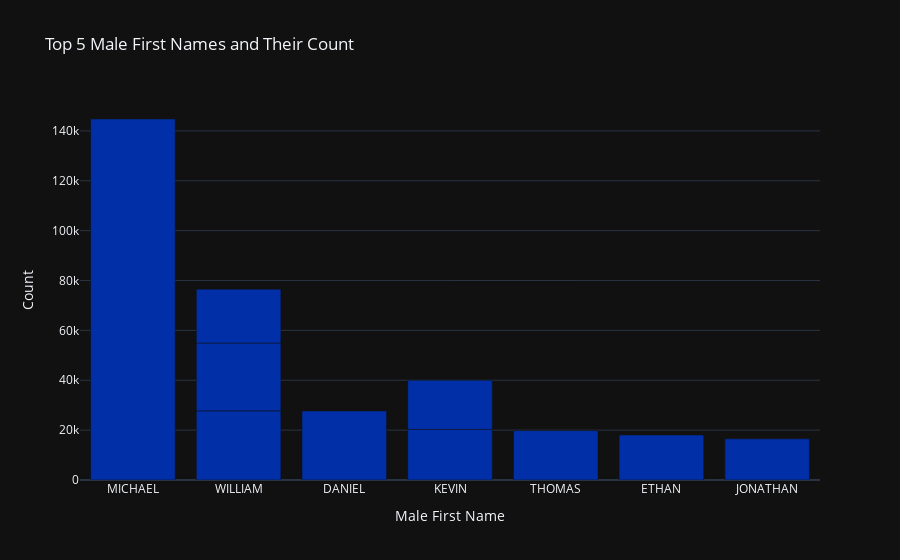
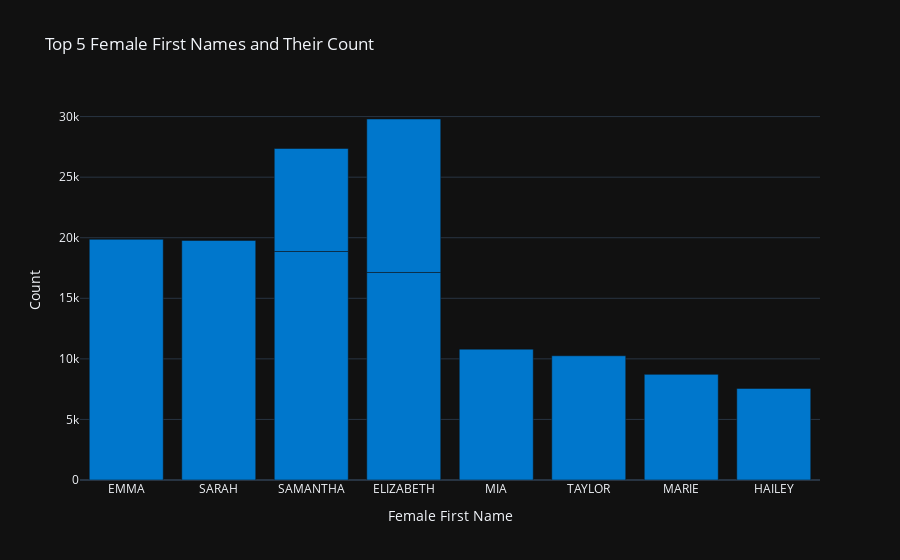

Notebook source saved alongside these figures, in order:
### Code cell
# Step 1: Aggregate counts and concatenate movie names for hover information
merged_df_aggregated = (
    merged_df.groupby(['Normalized_name', 'Year', 'Gender'], as_index=False)
    .agg({
        'Count': 'sum',
        'Movie Name': lambda x: ', '.join(x.unique())  # Concatenate unique movie names
    })
)

# Step 2: Sort the aggregated DataFrame by 'Count' in descending order
merged_df_sorted = merged_df_aggregated.sort_values(by='Count', ascending=False)

# Step 3: Filter top 5 male first names
top_5_male = merged_df_sorted[merged_df_sorted['Gender'] == 'M'].head(10)

# Step 4: Filter top 5 female first names
top_5_female = merged_df_sorted[merged_df_sorted['Gender'] == 'F'].head(10)

# Step 5: Plot top 5 male first names with custom color
fig_male = px.bar(
    top_5_male,
    x='Normalized_name',
    y='Count',
    title='Top 5 Male First Names and Their Count',
    labels={'Normalized_name': 'Male First Name', 'Count': 'Count'},
    hover_data={'Movie Name': True, 'Year': True}  # Exclude 'Color' from hover data
)

# Manually set bar colors for male names
fig_male.update_traces(marker_color='#002fa7')  # Lighter blue for male
fig_male.show()
fig.write_html("docs/_includes/top5_count_male.html")

# Step 6: Plot top 5 female first names with custom color
fig_female = px.bar(
    top_5_female,
    x='Normalized_name',
    y='Count',
    title='Top 5 Female First Names and Their Count',
    labels={'Normalized_name': 'Female First Name', 'Count': 'Count'},
    hover_data={'Movie Name': True, 'Year': True}  # Exclude 'Color' from hover data
)

# Manually set bar colors for female names
fig_female.update_traces(marker_color='#0077cc')  # Darker blue for female
fig_female.show()
fig.write_html("docs/_includes/top5_count_female.html")

### Figure 1 — Plotly figure (JSON) as saved in the notebook; plotly's stock layout.template omitted (floating-point values rounded to 4 significant figures)
{"data": [{"alignmentgroup": "True", "customdata": [["the deer hunter, halloween", 1978], ["meet joe black", 1998], ["suspiria", 1977], ["somewhere in time", 1980], ["braveheart", 1995], ["tron", 1982], ["marathon man", 1976], ["time bandits", 1981], ["mission: impossible ii", 2000], ["dracula", 1979]], "hovertemplate": "Male First Name=%{x}<br>Count=%{y}<br>Movie Name=%{customdata[0]}<br>Year=%{customdata[1]}<extra></extra>", "legendgroup": "", "marker": {"color": "#002fa7", "pattern": {"shape": ""}}, "name": "", "offsetgroup": "", "orientation": "v", "showlegend": false, "textposition": "auto", "x": ["MICHAEL", "WILLIAM", "DANIEL", "WILLIAM", "WILLIAM", "KEVIN", "THOMAS", "KEVIN", "ETHAN", "JONATHAN"], "xaxis": "x", "y": [144800.0, 27730.0, 27660.0, 27190.0, 21620.0, 20280.0, 19800.0, 19740.0, 18060.0, 16500.0], "yaxis": "y", "type": "bar"}], "layout": {"xaxis": {"anchor": "y", "domain": [0.0, 1.0], "title": {"text": "Male First Name"}}, "yaxis": {"anchor": "x", "domain": [0.0, 1.0], "title": {"text": "Count"}}, "legend": {"tracegroupgap": 0}, "title": {"text": "Top 5 Male First Names and Their Count"}, "barmode": "relative"}}

### Figure 2 — Plotly figure (JSON) as saved in the notebook; plotly's stock layout.template omitted (floating-point values rounded to 4 significant figures)
{"data": [{"alignmentgroup": "True", "customdata": [["the avengers", 1998], ["suspiria", 1977], ["man on fire", 1987], ["invasion of the body snatchers", 1978], ["young frankenstein", 1974], ["love actually", 2003], ["barton fink", 1991], ["the jerk", 1979], ["sixteen candles", 1984], ["a time to kill", 1996]], "hovertemplate": "Female First Name=%{x}<br>Count=%{y}<br>Movie Name=%{customdata[0]}<br>Year=%{customdata[1]}<extra></extra>", "legendgroup": "", "marker": {"color": "#0077cc", "pattern": {"shape": ""}}, "name": "", "offsetgroup": "", "orientation": "v", "showlegend": false, "textposition": "auto", "x": ["EMMA", "SARAH", "SAMANTHA", "ELIZABETH", "ELIZABETH", "MIA", "TAYLOR", "MARIE", "SAMANTHA", "HAILEY"], "xaxis": "x", "y": [19870.0, 19780.0, 18860.0, 17130.0, 12670.0, 10800.0, 10260.0, 8721.0, 8506.0, 7562.0], "yaxis": "y", "type": "bar"}], "layout": {"xaxis": {"anchor": "y", "domain": [0.0, 1.0], "title": {"text": "Female First Name"}}, "yaxis": {"anchor": "x", "domain": [0.0, 1.0], "title": {"text": "Count"}}, "legend": {"tracegroupgap": 0}, "title": {"text": "Top 5 Female First Names and Their Count"}, "barmode": "relative"}}
